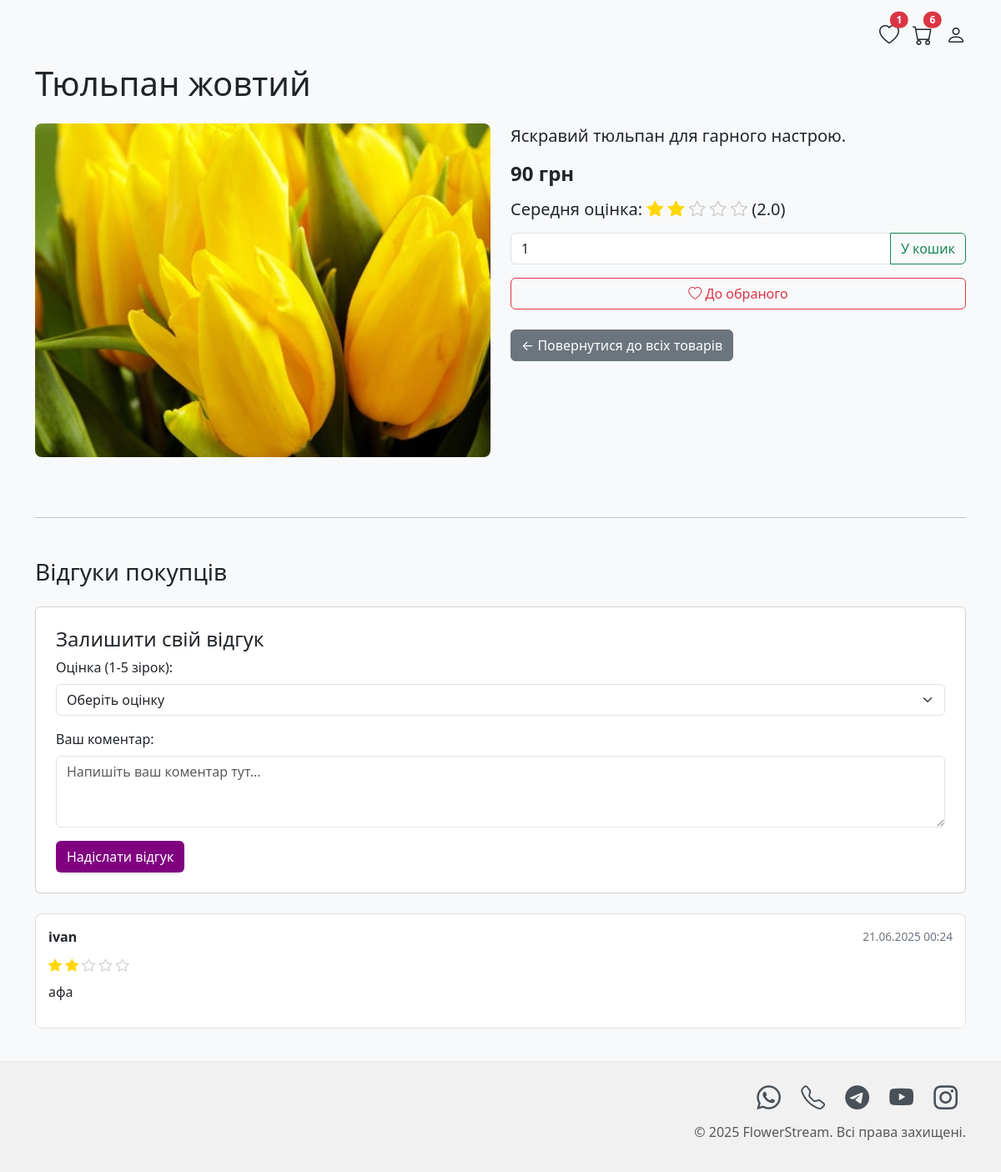
The page /product/2 (signed in) on the database its author committed.
### tables this page shows
CREATE TABLE products (
            id INTEGER PRIMARY KEY AUTOINCREMENT,
            name TEXT NOT NULL,
            description TEXT,
            price REAL NOT NULL,
            image_url TEXT
        );

CREATE TABLE reviews (
            id INTEGER PRIMARY KEY AUTOINCREMENT,
            product_id INTEGER NOT NULL,
            user_id INTEGER NOT NULL,
            rating INTEGER NOT NULL, -- Rating from 1 to 5
            comment TEXT,
            created_at TEXT DEFAULT CURRENT_TIMESTAMP,
            FOREIGN KEY (product_id) REFERENCES products (id) ON DELETE CASCADE,
            FOREIGN KEY (user_id) REFERENCES users (id) ON DELETE CASCADE,
            CONSTRAINT check_rating CHECK (rating >= 1 AND rating <= 5)
        );

CREATE TABLE users (
            id INTEGER PRIMARY KEY AUTOINCREMENT,
            username TEXT UNIQUE NOT NULL,
            password_hash TEXT NOT NULL,
            role TEXT NOT NULL DEFAULT 'user'
            );

### app/app.py (the view)
@app.route('/product/<int:product_id>')
def product_detail(product_id):
    user_logged_in = session.get('user_id') is not None
    flower = get_flower_by_id(product_id)
    if not flower:
        flash('Товар не знайдено.', 'danger')
        return redirect(url_for('home'))
    reviews = get_reviews_for_product(product_id)
    average_rating = get_average_rating_for_product(product_id)
    user_has_reviewed = False
    if user_logged_in:
        db = get_db_connection()
        cursor = db.execute("SELECT COUNT(*) FROM reviews WHERE user_id = ? AND product_id = ?",
                           (session.get('user_id'), product_id))
        if cursor.fetchone()[0] > 0:
            user_has_reviewed = True
    cart_count = sum(item['quantity'] for item in session.get('cart', [])) if user_logged_in else 0
    favorites = session.get('favorites', []) if user_logged_in else []
    return render_template('product_detail.html',
                           flower=flower,
                           reviews=reviews,
                           average_rating=average_rating,
                           user_logged_in=user_logged_in,
                           cart_count=cart_count,
                           favorites=favorites,
                           user_has_reviewed=user_has_reviewed)

### app/app.py (called while the page is built)
def get_db_connection():
    db = getattr(g, '_database', None)
    if db is None:
        if DATABASE is None:
            raise RuntimeError("Environment variable 'DATABASE' is not set. Check your .env file.")
        db = sqlite3.connect(DATABASE)
        db.row_factory = sqlite3.Row
    return db

@app.teardown_appcontext
def close_connection(exception):
    db = getattr(g, '_database', None)
    if db is not None:
        db.close()

def get_reviews_for_product(product_id):
    db = get_db_connection()
    cursor = db.execute("""
        SELECT r.id, r.rating, r.comment, r.created_at, u.username
        FROM reviews r
        JOIN users u ON r.user_id = u.id
        WHERE r.product_id = ?
        ORDER BY r.created_at DESC
    """, (product_id,))
    return cursor.fetchall()

def get_flower_by_id(flower_id):
    db = get_db_connection()
    cursor = db.execute("SELECT * FROM products WHERE id = ?", (flower_id,))
    return cursor.fetchone()

def get_average_rating_for_product(product_id):
    db = get_db_connection()
    cursor = db.execute("SELECT AVG(rating) FROM reviews WHERE product_id = ?", (product_id,))
    avg_rating = cursor.fetchone()[0]
    return round(avg_rating, 2) if avg_rating else 0.0

@app.template_filter('date')
def format_date(value, format="%Y"):
    if value == 'now':
        return datetime.datetime.now().strftime(format)
    elif isinstance(value, datetime.datetime):
        return value.strftime(format)
    try:
        dt_object = datetime.datetime.strptime(value, "%Y-%m-%d %H:%M:%S")
        return dt_object.strftime(format)
    except (TypeError, ValueError):
        return value

### app/templates/product_detail.html (shortened to what this page needs)
<!DOCTYPE html>
<html lang="uk">
<head>
    <link href="https://cdn.jsdelivr.net/npm/bootstrap@5.3.0/dist/css/bootstrap.min.css" rel="stylesheet">
    <link rel="stylesheet" href="https://cdn.jsdelivr.net/npm/bootstrap-icons@1.10.5/font/bootstrap-icons.css">
</head>
<body>
<div class="container py-4">
    <div class="d-flex justify-content-end align-items-center mb-3">
        <a href="{{ url_for('view_favorites') }}" class="text-dark me-3 position-relative" title="Улюблене">
            <i class="bi bi-heart fs-4"></i>
            {% set fav_count = favorites|length %}
            {% if fav_count > 0 %}
            <span class="position-absolute top-0 start-100 translate-middle badge rounded-pill bg-danger">
                {{ fav_count }}
            </span>
            {% endif %}
        </a>
        <a href="{{ url_for('view_cart') }}" class="text-dark me-3 position-relative" title="Кошик">
            <i class="bi bi-cart fs-4"></i>
            {% if cart_count > 0 %}
            <span class="position-absolute top-0 start-100 translate-middle badge rounded-pill bg-danger">
                {{ cart_count }}
            </span>
            {% endif %}
        </a>
        <a href="{{ url_for('profile') if user_logged_in else url_for('login') }}" class="text-dark" title="Кабінет">
                <i class="bi bi-person fs-4"></i>
        </a>
    </div>
    <h1 class="mb-4">{{ flower.name }}</h1>
    <div class="row">
        <div class="col-md-6 mb-4">
            <img src="{{ url_for('static', filename=flower.image_url.replace('static/', '')) if flower.image_url else 'https://placehold.co/600x400/cccccc/333333?text=No+Image' }}" class="product-image-detail" alt="{{ flower.name }}" onerror="this.onerror=null;this.src='https://placehold.co/600x400/cccccc/333333?text=No+Image';">
        </div>
        <div class="col-md-6 mb-4">
            <p class="lead">{{ flower.description }}</p>
            <p class="h4 fw-bold mb-3">
                {% if flower.price == flower.price | int %}
                    {{ flower.price | int }} грн
                {% else %}
                    {{ "%.2f"|format(flower.price) }} грн
                {% endif %}
            </p>
            <p class="h5 mb-3">Середня оцінка:
                {% if average_rating > 0 %}
                    <span class="star-rating">
                        {% for i in range(5) %}
                            {% if i < average_rating %}
                                <i class="bi bi-star-fill"></i>
                            {% else %}
                                <i class="bi bi-star"></i>
                            {% endif %}
                        {% endfor %}
                    </span>
                    ({{ average_rating }})
                {% else %}
                    Ще немає оцінок
                {% endif %}
            </p>
            <form method="POST" action="{{ url_for('add_to_cart', flower_id=flower.id) }}" class="mb-3">
                <div class="input-group">
                    <input type="number" name="quantity" class="form-control" value="1" min="1" aria-label="Кількість" aria-describedby="add-to-cart-button">
                    <button class="btn btn-outline-success" type="submit" id="add-to-cart-button">У кошик</button>
                </div>
            </form>
            <form method="POST" action="{{ url_for('add_to_favorites', flower_id=flower.id) }}">
                <button class="btn btn-outline-danger w-100">
                    <i class="bi bi-heart"></i> До обраного
                </button>
            </form>
            <p class="mt-4"><a href="{{ url_for('home') }}" class="btn btn-secondary">← Повернутися до всіх товарів</a></p>
        </div>
    </div>
    <hr class="my-5">
    <h3 class="mb-4">Відгуки покупців</h3>
    {% if user_logged_in and not user_has_reviewed %}
    <div class="card mb-4 p-4">
        <h4>Залишити свій відгук</h4>
        <form method="POST" action="{{ url_for('add_review', product_id=flower.id) }}">
            <div class="mb-3">
                <label for="rating" class="form-label">Оцінка (1-5 зірок):</label>
                <select class="form-select" id="rating" name="rating" required>
                    <option value="">Оберіть оцінку</option>
                </select>
            </div>
            <div class="mb-3">
                <label for="comment" class="form-label">Ваш коментар:</label>
                <textarea class="form-control" id="comment" name="comment" rows="3" placeholder="Напишіть ваш коментар тут..."></textarea>
            </div>
            <button type="submit" class="btn btn-purple">Надіслати відгук</button>
        </form>
    </div>
    {% elif user_logged_in and user_has_reviewed %}
    <div class="alert alert-info" role="alert">
        Ви вже залишили відгук для цього товару.
    </div>
    {% else %}
    <div class="alert alert-info" role="alert">
        Будь ласка, <a href="{{ url_for('login') }}">увійдіть</a>, щоб залишити відгук.
    </div>
    {% endif %}
    <div class="reviews-list mt-4">
        {% if reviews %}
            {% for review in reviews %}
            <div class="review-card">
                <div class="review-header">
                    <span class="review-author">{{ review.username }}</span>
                    <span class="review-date">{{ review.created_at | date('%d.%m.%Y %H:%M') }}</span>
                </div>
                <div class="star-rating mb-2">
                    {% for i in range(5) %}
                        {% if i < review.rating %}
                            <i class="bi bi-star-fill"></i>
                        {% else %}
                            <i class="bi bi-star"></i>
                        {% endif %}
                    {% endfor %}
                </div>
                {% if review.comment %}
                    <p class="review-comment">{{ review.comment }}</p>
                {% else %}
                    <p class="text-muted">Коментар відсутній.</p>
                {% endif %}
            </div>
            {% endfor %}
        {% else %}
            <p class="text-muted">Для цього товару ще немає відгуків. Будьте першим, хто залишить відгук!</p>
        {% endif %}
    </div>
</div>
<footer class="footer mt-auto">
    <div class="container text-end">
        <div class="social-icons">
            <a href="https://wa.me/PHONE_NUMBER" target="_blank" title="WhatsApp"><i class="bi bi-whatsapp"></i></a>
            <a href="tel:PHONE_NUMBER" title="Телефон"><i class="bi bi-telephone"></i></a>
            <a href="https://t.me/tarassts" target="_blank" title="Telegram"><i class="bi bi-telegram"></i></a>
            <a href="https://www.youtube.com/YOUTUBE_CHANNEL" target="_blank" title="YouTube"><i class="bi bi-youtube"></i></a>
            <a href="https://www.instagram.com/INSTAGRAM_USERNAME" target="_blank" title="Instagram"><i class="bi bi-instagram"></i></a>
        </div>
        <p class="text-muted mt-2">&copy; {{ 'now' | date('%Y') }} FlowerStream. Всі права захищені.</p>
    </div>
</footer>
</body>
</html>

### app/templates/product_detail.html (style rules this page uses)
body { display: flex; flex-direction: column; min-height: 100vh; background-color: #f8f9fa; }
.container.py-4 { flex: 1; }
.bi { transition: color 0.2s ease; }
.footer { background-color: #f1f1f1; padding: 20px 0; text-align: center; border-top: 1px solid #e7e7e7; }
.social-icons a { font-size: 1.8rem; margin: 0 10px; color: #495057; transition: color 0.3s ease; }
.product-image-detail { width: 100%; height: 400px; object-fit: cover; border-radius: 8px; }
.btn-purple { background-color: #800080; color: white; }
.star-rating .bi-star-fill { color: gold; }
.star-rating .bi-star { color: #ccc; }
.review-card { border: 1px solid #e0e0e0; border-radius: 8px; padding: 15px; margin-bottom: 15px; background-color: #fff; }
.review-header { display: flex; justify-content: space-between; align-items: center; margin-bottom: 10px; }
.review-author { font-weight: bold; }
.review-date { font-size: 0.85em; color: #6c757d; }

### rows shown on the page
products: name "Тюльпан жовтий", image_url (picture), description "Яскравий тюльпан для гарного настрою.", price "90"
reviews: username "ivan", rating 2 (drawn), comment "афа"

### other values the page prints
{{ fav_count }} "1"
{{ cart_count }} "6"
{{ average_rating }} "2.0"
